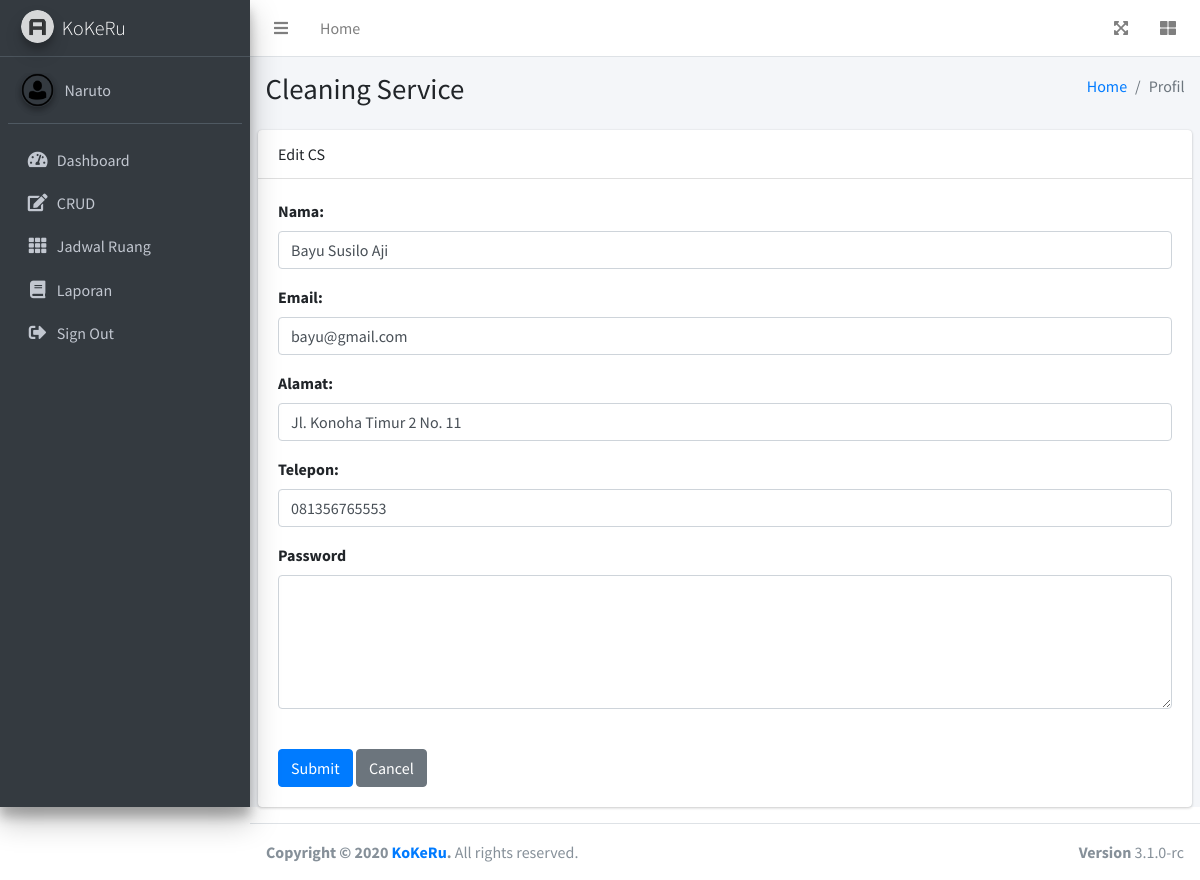
The page /pages/forms/peng_edit_cs.php?id=1 (signed in) on the database its author committed.
### tables this page shows
CREATE TABLE `pengelola` (
  `id_peng` int(4) NOT NULL,
  `nama_peng` varchar(50) NOT NULL,
  `email` varchar(255) NOT NULL,
  `password` varchar(255) NOT NULL
);

CREATE TABLE `cs` (
  `id_cs` int(4) NOT NULL,
  `nama_cs` varchar(255) NOT NULL,
  `email` varchar(255) NOT NULL,
  `password` varchar(255) NOT NULL,
  `alamat` longtext NOT NULL,
  `no_telp` varchar(15) NOT NULL
);

### pages/forms/peng_edit_cs.php (the view, shortened to what this page needs)
<!DOCTYPE html>
<html lang="en">
<head>
  <link rel="stylesheet" href="../../plugins/fontawesome-free/css/all.min.css">
  <link rel="stylesheet" href="../../dist/css/adminlte.min.css">
</head>
<body class="hold-transition sidebar-mini">
<?php
  require_once('db_login.php');
  if(isset($_GET['id'])){
			$id = $_GET['id'];
		}
if (!isset($_POST["submit"])) {
    $query = "SELECT * FROM cs WHERE id_cs =" .$id. "";
    $result = $db->query($query);
    if (!$result) {
        die("Could not query the database: <br/>" . $db->error);
    } else {
        while ($row = $result->fetch_object()) {
            $nama_cs = $row->nama_cs;
			$email = $row->email;
			$alamat = $row->alamat;
			$no_telp = $row->no_telp;
        }
    }
}
?>
<div class="wrapper">
  <nav class="main-header navbar navbar-expand navbar-white navbar-light">
    <ul class="navbar-nav">
      <li class="nav-item">
        <a class="nav-link" data-widget="pushmenu" href="#" role="button"><i class="fas fa-bars"></i></a>
      </li>
      <li class="nav-item d-none d-sm-inline-block">
        <a href="peng_home.php" class="nav-link">Home</a>
      </li>
    </ul>
    <ul class="navbar-nav ml-auto">
      <li class="nav-item">
        <a class="nav-link" data-widget="fullscreen" href="#" role="button">
          <i class="fas fa-expand-arrows-alt"></i>
        </a>
      </li>
      <li class="nav-item">
        <a class="nav-link" data-widget="control-sidebar" data-slide="true" href="#" role="button">
          <i class="fas fa-th-large"></i>
        </a>
      </li>
    </ul>
  </nav>
  <aside class="main-sidebar sidebar-dark-primary elevation-4">
    <a href="peng_home.php" class="brand-link">
      <img src="../../dist/img/AdminLTELogo.png" alt="AdminLTE Logo" class="brand-image img-circle elevation-3" style="opacity: .8">
      <span class="brand-text font-weight-light">KoKeRu</span>
    </a>
    <div class="sidebar">
      <div class="user-panel mt-3 pb-3 mb-3 d-flex">
        <div class="image">
          <img src="../../dist/img/avatar.png" class="img-circle elevation-2" alt="User Image">
        </div>
        <div class="info">
          <?php
            $query = "SELECT nama_peng FROM pengelola WHERE email = '".$_SESSION['username']."'";
            $result = $db->query($query);
            $row = $result->fetch_object();
            echo "<a href='peng_profil.php' class='d-block'>".$row->nama_peng."</a>";
          ?>
        </div>
      </div>
      <nav class="mt-2">
        <ul class="nav nav-pills nav-sidebar flex-column" data-widget="treeview" role="menu" data-accordion="false">
		  <li class="nav-item">
            <a href="peng_home.php" class="nav-link">
              <i class="nav-icon fas fa-tachometer-alt"></i>
              <p>
                Dashboard
              </p>
            </a>
          </li>
          <li class="nav-item">
            <a href="#" class="nav-link">
              <i class="nav-icon fas fa-edit"></i>
              <p>
                CRUD
              </p>
            </a>
			</li>
          <li class="nav-item">
            <a href="peng_ruang_tampilan.php?id=A" class="nav-link">
              <i class="nav-icon fas fa-th"></i>
              <p>
                Jadwal Ruang
              </p>
            </a>
          </li>
          <li class="nav-item">
            <a href="tampil_laporan.php?tanggal=<?php date_default_timezone_set("Asia/Jakarta"); echo date('Y-m-d');?>" class="nav-link">
              <i class="nav-icon fas fa-book"></i>
              <p>
                Laporan
              </p>
            </a>
		</li>
          <li class="nav-item">
         <li class="nav-item">
            <a href="logout.php" class="nav-link">
              <i class="nav-icon fas fa-sign-out-alt"></i>
              <p>
                Sign Out
              </p>
            </a>
          </li>
      </nav>
    </div>
  </aside>
  <div class="content-wrapper">
    <section class="content-header">
      <div class="container-fluid">
        <div class="row mb-2">
          <div class="col-sm-6">
            <h1>Cleaning Service</h1>
          </div>
          <div class="col-sm-6">
            <ol class="breadcrumb float-sm-right">
              <li class="breadcrumb-item"><a href="#">Home</a></li>
              <li class="breadcrumb-item active">Profil</li>
            </ol>
          </div>
        </div>
      </div>
    </section>
    <section class="content">
	<div class="card">
    <div class="card-header">Edit CS</div>
    <div class="card-body">
        <form method="POST" autocomplete="on">
            <div class="form-group">
                <label for="name">Nama:</label>
                <input type="text" class="form-control" name="nama_cs" id="nama_cs" value="<?php if(isset($nama_cs)) {echo $nama_cs;} ?>">
            </div>
			<div class="form-group">
                <label for="name">Email:</label>
                <input type="text" class="form-control" name="email" id="email" value="<?php if(isset($email)) {echo $email;} ?>">
            </div>
			<div class="form-group">
                <label for="name">Alamat:</label>
                <input type="text" class="form-control" name="alamat" id="alamat" value="<?php if(isset($alamat)) {echo $alamat;} ?>">
            </div>
			<div class="form-group">
                <label for="name">Telepon:</label>
                <input type="text" class="form-control" name="no_telp" id="no_telp" value="<?php if(isset($no_telp)) {echo $no_telp;} ?>">
            </div>
			<div class="form-group">
                <label for="password">Password</label>
                <textarea name="password" id="password" rows="5" class="form-control"></textarea>
            </div>
            <br>
            <button type="submit" class="btn btn-primary" name="submit" value="submit">Submit</button>
            <a href="peng_home.php" class="btn btn-secondary">Cancel</a>
        </form>
    </div>
</div>
        </div>
      </div>
  <footer class="main-footer">
    <div class="float-right d-none d-sm-block">
      <b>Version</b> 3.1.0-rc
    </div>
    <strong>Copyright &copy; 2020 <a href="https://adminlte.io">KoKeRu</a>.</strong> All rights reserved.
  </footer>
</body>
</html>

### rows shown on the page
pengelola: nama_peng "Naruto"
cs: nama_cs "Bayu Susilo Aji", email "bayu@gmail.com", alamat "Jl. Konoha Timur 2 No. 11", no_telp "081356765553"
